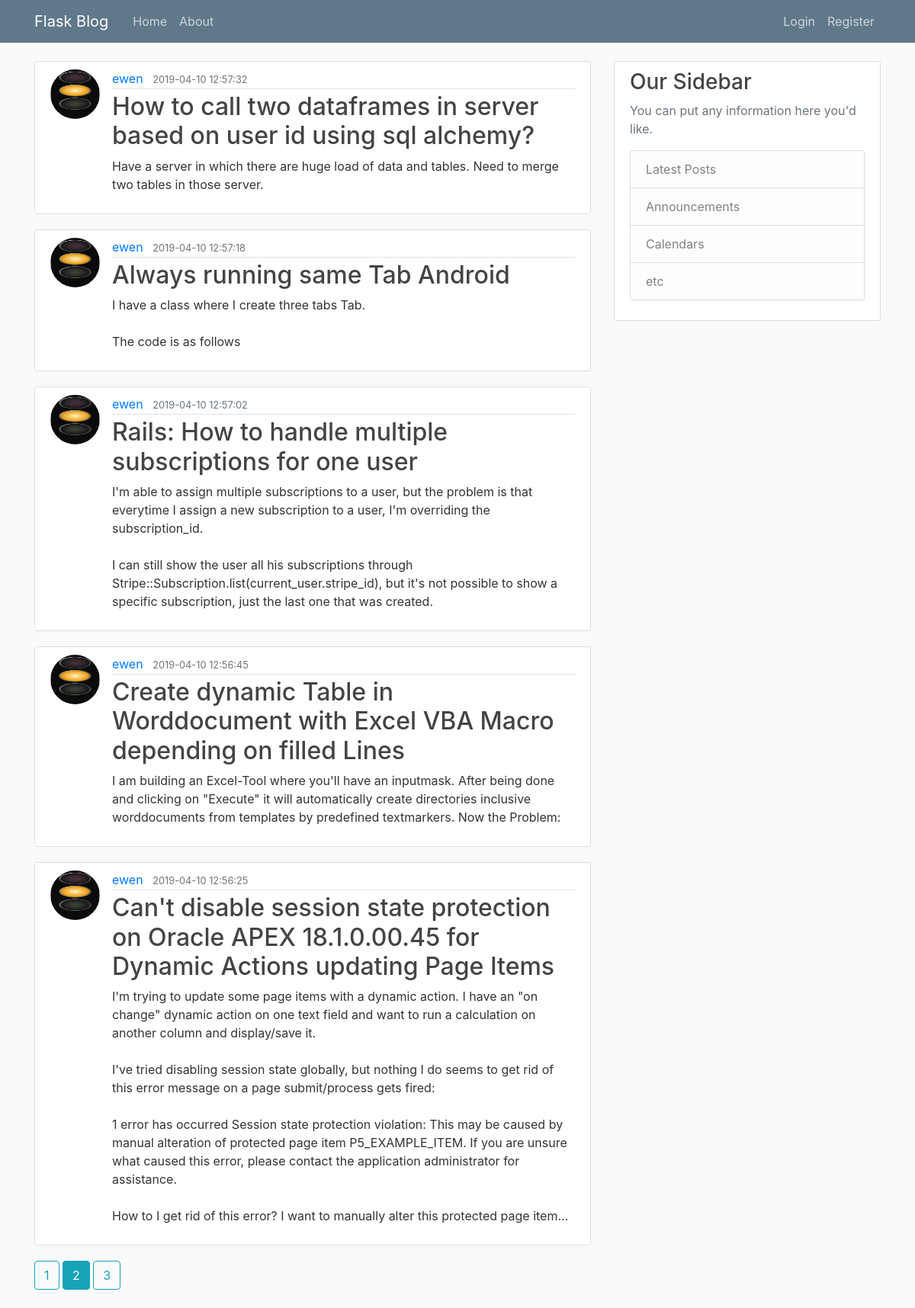
The page /home?page=2 on the database its author committed.
### flaskblog/models.py (models this page shows, shortened)
class Post(db.Model, UserMixin):
    id = db.Column(db.Integer, primary_key=True)
    title = db.Column(db.String(100), nullable=False)
    data_posted = db.Column(db.DateTime, nullable=False, default=datetime.utcnow)
    content = db.Column(db.Text, nullable=False)
    user_id = db.Column(db.Integer, db.ForeignKey('user.id'), nullable=False)

class User(db.Model, UserMixin):
    id = db.Column(db.Integer, primary_key=True)
    username = db.Column(db.String(20), unique=True, nullable=False)
    email = db.Column(db.String(120), unique=True, nullable=False)
    image_file = db.Column(db.String(20), nullable=False, default ='default.jpg')
    password = db.Column(db.String(60), nullable=False)
    posts = db.relationship('Post', backref='author', lazy=True)

### flaskblog/routes.py (the view)
@app.route("/")
@app.route("/home")
def home():
    page = request.args.get('page', 1, type=int)
    posts = Post.query.order_by(Post.data_posted.desc()).paginate(page=page, per_page=5)
    return render_template('home.html', posts = posts)

### flaskblog/templates/home.html
{% extends 'layout.html' %}
{% block content %}
    {% for post in posts.items %}
        <article class="media content-section">
            <img class="rounded-circle article-img" src="{{ url_for('static', filename='profile_pics/' + post.author.image_file) }}">
            <div class="media-body">
                <div class="article-metadata">
                  <a class="mr-2" href="{{ url_for('user_posts', username=post.author.username) }}">{{ post.author.username }}</a>
                  <small class="text-muted">{{ post.data_posted.strftime('%Y-%m-%d %H:%M:%S') }}</small>
                </div>
            <h2><a class="article-title" href="{{ url_for('post', post_id=post.id) }}">{{ post.title }}</a></h2>
            <p class="article-content">{{ post.content }}</p>
            </div>
        </article>
    {% endfor%}
    {% for page_num in posts.iter_pages(left_edge=1, right_edge=1, left_current=1, right_current=2) %}
        {% if page_num %}
            {% if posts.page == page_num %}
                <a class="btn btn-info mb-4" href="{{ url_for('home', page=page_num) }}">{{ page_num }}</a>
            {% else %}
                <a class="btn btn-outline-info mb-4" href="{{ url_for('home', page=page_num) }}">{{ page_num }}</a>
            {% endif %}
        {% else %}
            ...
        {% endif %}
    {% endfor%}
{% endblock content %}

### flaskblog/static/main.css (style rules this page uses)
body { background: #fafafa; color: #333333; margin-top: 5rem; }
h1, h2, h3, h4, h5, h6 { color: #444444; }
.content-section { background: #ffffff; padding: 10px 20px; border: 1px solid #dddddd; border-radius: 3px; margin-bottom: 20px; }
.article-title { color: #444444; }
.article-content { white-space: pre-line; }
.article-img { height: 65px; width: 65px; margin-right: 16px; }
.article-metadata { padding-bottom: 1px; margin-bottom: 4px; border-bottom: 1px solid #e3e3e3 }

### rows shown on the page
Post: image_file (placeholder picture), author.username "ewen", data_posted "2019-04-10 12:57:32", title "How to call two dataframes in server based on user id using sql alchemy?", content "Have a server in which there are huge load of data and tables. Need to merge two tables in those server."
Post: image_file (placeholder picture), author.username "ewen", data_posted "2019-04-10 12:57:18", title "Always running same Tab Android", content "I have a class where I create three tabs Tab. The code is as follows"
Post: image_file (placeholder picture), author.username "ewen", data_posted "2019-04-10 12:57:02", title "Rails: How to handle multiple subscriptions for one user", content "I'm able to assign multiple subscriptions to a user, but the problem is that everytime I assign a new subscription to a user, I'm overriding the subscription_id. I can still show the user all his subscriptions through Stripe::Subscription.list(current_user.stripe_id), but it's not possible to show a specific subscription, just the last one that was created."
Post: image_file (placeholder picture), author.username "ewen", data_posted "2019-04-10 12:56:45", title "Create dynamic Table in Worddocument with Excel VBA Macro depending on filled Lines", content "I am building an Excel-Tool where you'll have an inputmask. After being done and clicking on \"Execute\" it will automatically create directories inclusive worddocuments from templates by predefined textmarkers. Now the Problem:"
Post: image_file (placeholder picture), author.username "ewen", data_posted "2019-04-10 12:56:25", title "Can't disable session state protection on Oracle APEX 18.1.0.00.45 for Dynamic Actions updating Page Items", content "I'm trying to update some page items with a dynamic action. I have an \"on change\" dynamic action on one text field and want to run a calculation on another column and display/save it. I've tried disabling session state globally, but nothing I do seems to get rid of this error message on a page submit/process gets fired: 1 error has occurred Session state protection violation: This may be caused by manual alteration of protected page item P5_EXAMPLE_ITEM. If you are unsure what caused this error, please contact the application administrator for assistance. How to I get rid of this error? I want to manually alter this protected page item..."

### other values the page prints
{{ page_num }} "1" "3"
{{ page_num }} "2"
